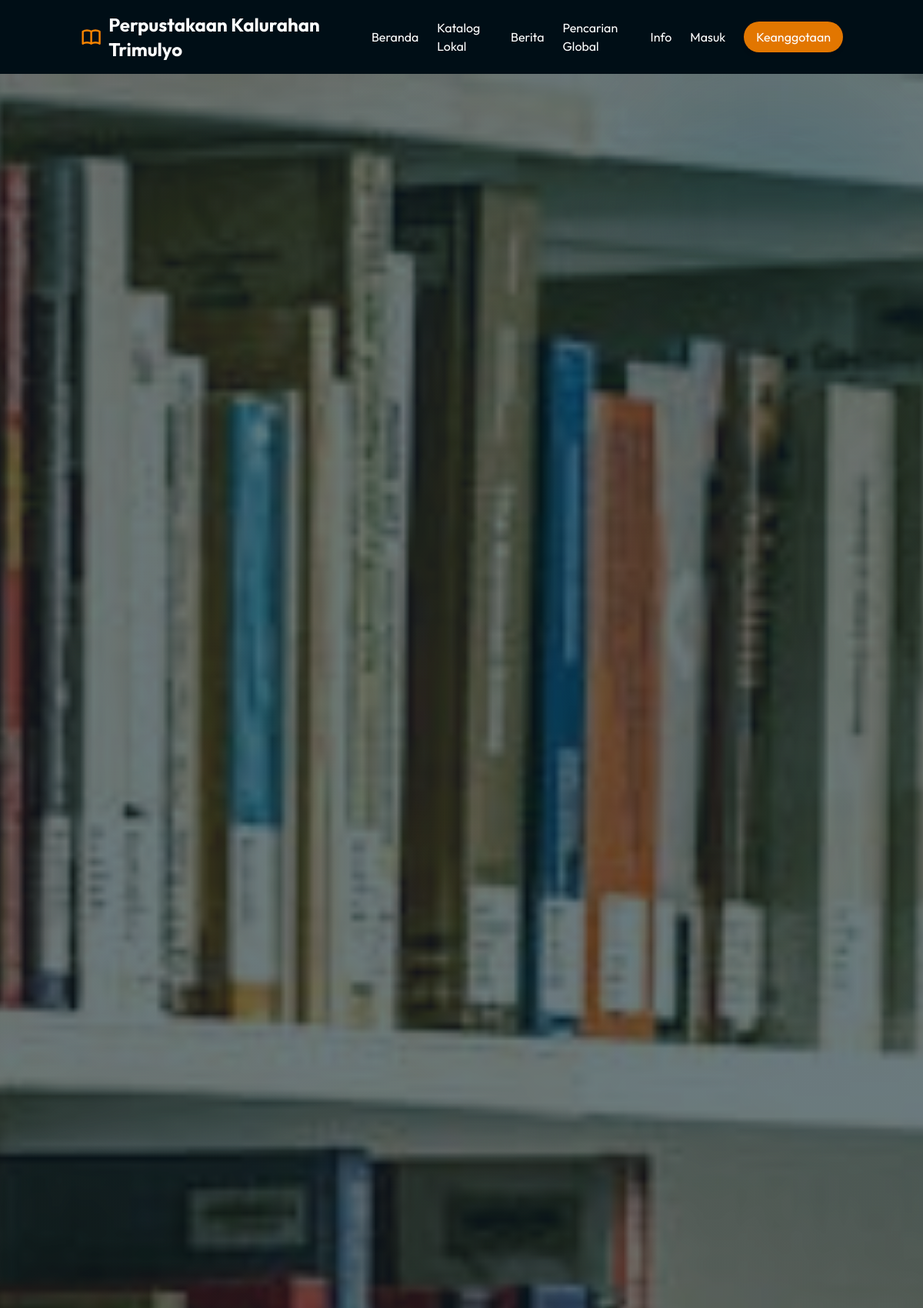
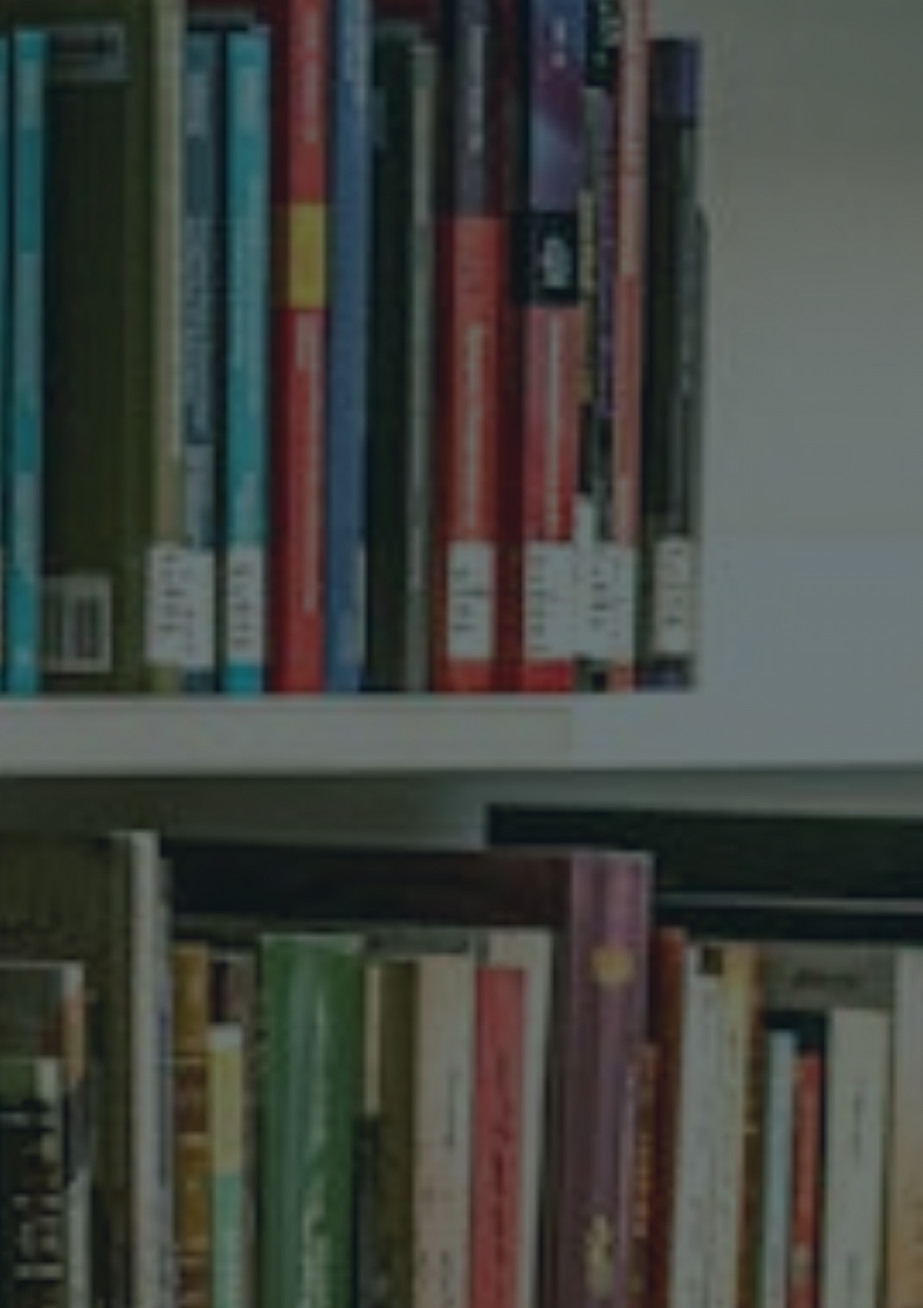
The page / (upper part) on the database its author committed (2 pictures, top to bottom).
### tables this page shows
CREATE TABLE `settings` (
  `id` int(11) NOT NULL AUTO_INCREMENT,
  `key_name` varchar(100) NOT NULL,
  `value` text DEFAULT NULL,
  `updated_at` timestamp NOT NULL DEFAULT current_timestamp() ON UPDATE current_timestamp(),
  PRIMARY KEY (`id`),
  UNIQUE KEY `key_name` (`key_name`)
);

### includes/functions.php (called while the page is built, shortened)
<?php
function getSetting($pdo, $key, $default = '') {
    try {
        $stmt = $pdo->prepare("SELECT value FROM settings WHERE key_name = ?");
        $stmt->execute([$key]);
        $result = $stmt->fetchColumn();
        return $result !== false ? $result : $default;
    } catch (PDOException $e) {
        return $default;
    }
}
?>

### index.php (the view, shortened to what this page needs)
<?php
require_once 'config/database.php';
require_once 'includes/functions.php';
require_once 'includes/header.php';
$hero_image = function_exists('getSetting') ? getSetting($pdo, 'hero_image', '') : '';
?>
<div class="bg-mauve-900 min-h-[85vh] relative overflow-hidden flex items-center">
    <?php if ($hero_image): ?>
        <div class="absolute inset-0 z-0">
            <img src="uploads/hero/<?= htmlspecialchars($hero_image) ?>" alt="Hero Background" class="w-full h-full object-cover opacity-40">
            <div class="absolute inset-0 hero-gradient mix-blend-overlay"></div>
        </div>
    <?php else: ?>
        <div class="absolute inset-0 hero-gradient z-0"></div>
    <?php endif; ?>
    <div class="absolute top-0 right-0 w-96 h-96 bg-frosted_mint-500 rounded-full mix-blend-multiply filter blur-3xl opacity-20 animate-pulse z-0"></div>
</div>
<?php require_once 'includes/footer.php'; ?>

### includes/header.php (shortened to what this page needs)
<?php
$site_name = function_exists('getSetting') && isset($pdo) ? getSetting($pdo, 'library_name', 'Perpustakaan Hybrid') : 'Perpustakaan Hybrid';
$logo_mode = function_exists('getSetting') && isset($pdo) ? getSetting($pdo, 'logo_display_mode', 'logo_text') : 'logo_text';
?>
<!DOCTYPE html>
<html lang="id">
<head>
    <script src="https://cdn.tailwindcss.com"></script>
</head>
<body class="bg-frosted_mint-100 text-gray-800 flex flex-col min-h-screen pb-16 md:pb-0">
    <nav class="bg-mauve-900 text-white shadow-lg">
        <div class="container mx-auto px-4">
            <div class="flex justify-between items-center py-4">
                <a href="<?= BASE_URL ?>index.php" class="text-2xl font-bold flex items-center space-x-2">
                    <?php if ($logo_mode !== 'logo_only'): ?>
                        <span><?= htmlspecialchars($site_name) ?></span>
                    <?php endif; ?>
                </a>
                <div class="hidden md:flex space-x-6 items-center">
                    <a href="<?= BASE_URL ?>index.php" class="hover:text-lemon_chiffon-400 transition">Beranda</a>
                    <a href="<?= BASE_URL ?>catalog.php" class="hover:text-lemon_chiffon-400 transition">Katalog Lokal</a>
                    <a href="<?= BASE_URL ?>news.php" class="hover:text-lemon_chiffon-400 transition">Berita</a>
                    <a href="<?= BASE_URL ?>search_global.php" class="hover:text-lemon_chiffon-400 transition">Pencarian Global</a>
                    <a href="<?= BASE_URL ?>info.php" class="hover:text-lemon_chiffon-400 transition">Info</a>
                    <?php if (isset($_SESSION['member_id'])): ?>
                        <a href="<?= BASE_URL ?>member/index.php" class="hover:text-lemon_chiffon-400 transition font-bold">Dashboard</a>
                        <a href="<?= BASE_URL ?>logout.php" class="bg-red-500 hover:bg-red-600 text-white px-4 py-2 rounded-full transition shadow-md">Keluar</a>
                    <?php else: ?>
                        <a href="<?= BASE_URL ?>login.php" class="hover:text-lemon_chiffon-400 transition">Masuk</a>
                        <a href="<?= BASE_URL ?>register.php" class="bg-baby_pink-600 hover:bg-baby_pink-700 text-white px-4 py-2 rounded-full transition shadow-md">Keanggotaan</a>
                    <?php endif; ?>
                </div>
            </div>
        </div>
    </nav>
    <main class="flex-grow">

### includes/header.php (style rules this page uses)
body { font-family: 'Outfit', sans-serif; }

### index.php (style rules this page uses)
.hero-gradient { background: radial-gradient(circle at top right, rgba(33, 158, 188, 0.15), transparent), radial-gradient(circle at bottom left, rgba(251, 133, 0, 0.1), transparent); }

### rows shown on the page
settings: value "Perpustakaan Kalurahan Trimulyo"
settings: value (picture)
